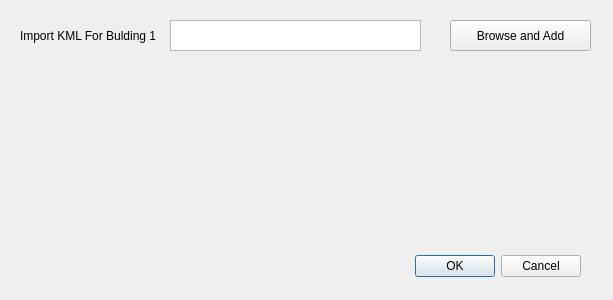
<?xml version="1.0" encoding="UTF-8"?>
<ui version="4.0">
 <class>Dialog</class>
 <widget class="QDialog" name="Dialog">
  <property name="geometry">
   <rect>
    <x>0</x>
    <y>0</y>
    <width>613</width>
    <height>300</height>
   </rect>
  </property>
  <property name="windowTitle">
   <string>Load KML Files</string>
  </property>
  <widget class="QDialogButtonBox" name="buttonBox">
   <property name="geometry">
    <rect>
     <x>240</x>
     <y>250</y>
     <width>341</width>
     <height>32</height>
    </rect>
   </property>
   <property name="orientation">
    <enum>Qt::Horizontal</enum>
   </property>
   <property name="standardButtons">
    <set>QDialogButtonBox::Cancel|QDialogButtonBox::Ok</set>
   </property>
  </widget>
  <widget class="QPushButton" name="pushButton_2">
   <property name="geometry">
    <rect>
     <x>450</x>
     <y>20</y>
     <width>141</width>
     <height>31</height>
    </rect>
   </property>
   <property name="text">
    <string>Browse and Add</string>
   </property>
  </widget>
  <widget class="QPlainTextEdit" name="plainTextEdit">
   <property name="geometry">
    <rect>
     <x>170</x>
     <y>20</y>
     <width>251</width>
     <height>31</height>
    </rect>
   </property>
  </widget>
  <widget class="QLabel" name="label">
   <property name="geometry">
    <rect>
     <x>20</x>
     <y>20</y>
     <width>141</width>
     <height>31</height>
    </rect>
   </property>
   <property name="text">
    <string>Import KML For Bulding 1</string>
   </property>
  </widget>
 </widget>
 <resources/>
 <connections>
  <connection>
   <sender>buttonBox</sender>
   <signal>accepted()</signal>
   <receiver>Dialog</receiver>
   <slot>accept()</slot>
   <hints>
    <hint type="sourcelabel">
     <x>248</x>
     <y>254</y>
    </hint>
    <hint type="destinationlabel">
     <x>157</x>
     <y>274</y>
    </hint>
   </hints>
  </connection>
  <connection>
   <sender>buttonBox</sender>
   <signal>rejected()</signal>
   <receiver>Dialog</receiver>
   <slot>reject()</slot>
   <hints>
    <hint type="sourcelabel">
     <x>316</x>
     <y>260</y>
    </hint>
    <hint type="destinationlabel">
     <x>286</x>
     <y>274</y>
    </hint>
   </hints>
  </connection>
 </connections>
</ui>
